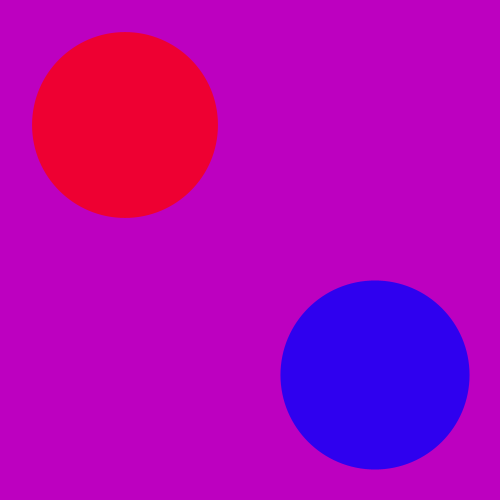
Frame 1 (no input)
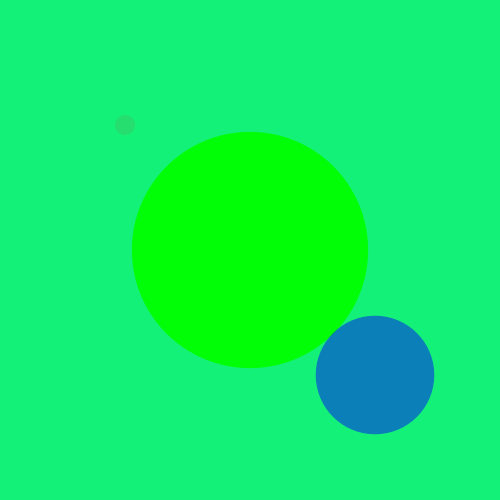
Frame 60 (the mouse pressed at the canvas centre just before this capture)
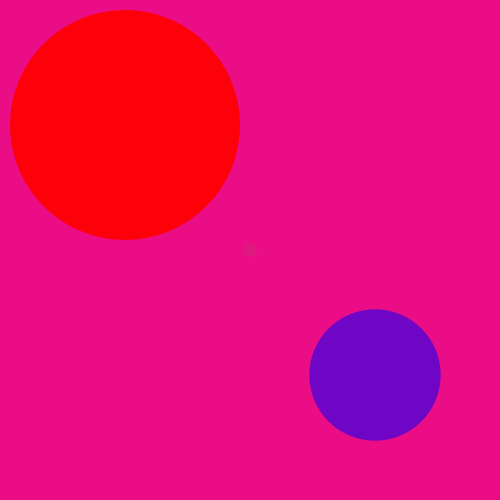
Frame 120 (the mouse held since frame 60 and released just before this capture)

The Processing sketch that drew these frames (run headless with seeded random() and noise(); from frame 60 on, the mouse is pressed at the canvas centre):

// Processing sketch: processing_144323
// ── processing_144323.pde

void setup() {
size(500,500);
}
void draw() {
  int m = millis();
   background((127.5*sin(PI*m/1000)+127.5),(127.5*sin(((PI*m/1000)-(2*PI/3)))+127.5),(127.5*sin(((PI*m/1000)-(PI*4/3)))+127.5));
noStroke();
fill(255,0,0,(127.5*sin(PI*m/1000)+127.5));
ellipse(125,125,(125*sin(PI*m/1000)+125),(125*sin(PI*m/1000)+125));

noStroke();
fill(0,255,0,(127.5*sin(((PI*m/1000)-(2*PI/3)))+127.5));
ellipse(250,250,(125*sin(((PI*m/1000)-(2*PI/3)))+125),(125*sin(((PI*m/1000)-(2*PI/3)))+125));

noStroke();
fill(0,0,255,(127.5*sin(((PI*m/1000)-(PI*4/3)))+127.5));
ellipse(375,375,(125*sin(((PI*m/1000)-(PI*4/3)))+125),(125*sin(((PI*m/1000)-(PI*4/3)))+125));
}
